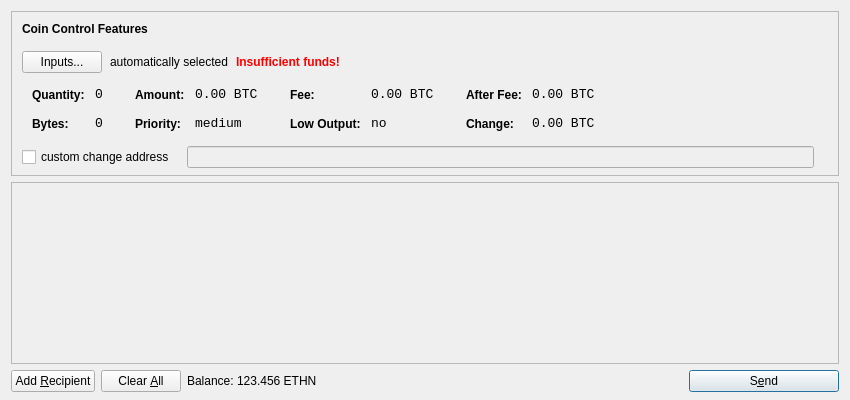
<?xml version="1.0" encoding="UTF-8"?>
<ui version="4.0">
 <class>SendCoinsDialog</class>
 <widget class="QDialog" name="SendCoinsDialog">
  <property name="geometry">
   <rect>
    <x>0</x>
    <y>0</y>
    <width>850</width>
    <height>400</height>
   </rect>
  </property>
  <property name="windowTitle">
   <string>Send Coins</string>
  </property>
  <layout class="QVBoxLayout" name="verticalLayout" stretch="0,1,0">
   <property name="bottomMargin">
    <number>8</number>
   </property>
   <item>
    <widget class="QFrame" name="frameCoinControl">
     <property name="sizePolicy">
      <sizepolicy hsizetype="Expanding" vsizetype="Expanding">
       <horstretch>0</horstretch>
       <verstretch>0</verstretch>
      </sizepolicy>
     </property>
     <property name="maximumSize">
      <size>
       <width>16777215</width>
       <height>16777215</height>
      </size>
     </property>
     <property name="frameShape">
      <enum>QFrame::StyledPanel</enum>
     </property>
     <property name="frameShadow">
      <enum>QFrame::Sunken</enum>
     </property>
     <layout class="QVBoxLayout" name="verticalLayoutCoinControl2">
      <property name="spacing">
       <number>-1</number>
      </property>
      <property name="leftMargin">
       <number>0</number>
      </property>
      <property name="topMargin">
       <number>0</number>
      </property>
      <property name="rightMargin">
       <number>0</number>
      </property>
      <property name="bottomMargin">
       <number>6</number>
      </property>
      <item>
       <layout class="QVBoxLayout" name="verticalLayoutCoinControl" stretch="0,0,0,0,1">
        <property name="spacing">
         <number>0</number>
        </property>
        <property name="leftMargin">
         <number>10</number>
        </property>
        <property name="topMargin">
         <number>10</number>
        </property>
        <item>
         <layout class="QHBoxLayout" name="horizontalLayoutCoinControl1">
          <property name="bottomMargin">
           <number>15</number>
          </property>
          <item>
           <widget class="QLabel" name="labelCoinControlFeatures">
            <property name="sizePolicy">
             <sizepolicy hsizetype="Preferred" vsizetype="Maximum">
              <horstretch>0</horstretch>
              <verstretch>0</verstretch>
             </sizepolicy>
            </property>
            <property name="font">
             <font>
              <weight>75</weight>
              <bold>true</bold>
             </font>
            </property>
            <property name="styleSheet">
             <string notr="true">font-weight:bold;</string>
            </property>
            <property name="text">
             <string>Coin Control Features</string>
            </property>
           </widget>
          </item>
         </layout>
        </item>
        <item>
         <layout class="QHBoxLayout" name="horizontalLayoutCoinControl2" stretch="0,0,0,0">
          <property name="spacing">
           <number>8</number>
          </property>
          <property name="bottomMargin">
           <number>10</number>
          </property>
          <item>
           <widget class="QPushButton" name="pushButtonCoinControl">
            <property name="styleSheet">
             <string notr="true"/>
            </property>
            <property name="text">
             <string>Inputs...</string>
            </property>
           </widget>
          </item>
          <item>
           <widget class="QLabel" name="labelCoinControlAutomaticallySelected">
            <property name="text">
             <string>automatically selected</string>
            </property>
            <property name="margin">
             <number>5</number>
            </property>
           </widget>
          </item>
          <item>
           <widget class="QLabel" name="labelCoinControlInsuffFunds">
            <property name="font">
             <font>
              <weight>75</weight>
              <bold>true</bold>
             </font>
            </property>
            <property name="styleSheet">
             <string notr="true">color:red;font-weight:bold;</string>
            </property>
            <property name="text">
             <string>Insufficient funds!</string>
            </property>
            <property name="margin">
             <number>5</number>
            </property>
           </widget>
          </item>
          <item>
           <spacer name="horizontalSpacerCoinControl">
            <property name="orientation">
             <enum>Qt::Horizontal</enum>
            </property>
            <property name="sizeHint" stdset="0">
             <size>
              <width>40</width>
              <height>1</height>
             </size>
            </property>
           </spacer>
          </item>
         </layout>
        </item>
        <item>
         <widget class="QWidget" name="widgetCoinControl" native="true">
          <property name="sizePolicy">
           <sizepolicy hsizetype="Preferred" vsizetype="Preferred">
            <horstretch>0</horstretch>
            <verstretch>0</verstretch>
           </sizepolicy>
          </property>
          <property name="minimumSize">
           <size>
            <width>0</width>
            <height>0</height>
           </size>
          </property>
          <property name="styleSheet">
           <string notr="true"/>
          </property>
          <layout class="QHBoxLayout" name="horizontalLayoutCoinControl5">
           <property name="margin">
            <number>0</number>
           </property>
           <item>
            <layout class="QHBoxLayout" name="horizontalLayoutCoinControl3" stretch="0,0,0,1">
             <property name="spacing">
              <number>20</number>
             </property>
             <property name="topMargin">
              <number>0</number>
             </property>
             <property name="bottomMargin">
              <number>10</number>
             </property>
             <item>
              <layout class="QFormLayout" name="formLayoutCoinControl1">
               <property name="horizontalSpacing">
                <number>10</number>
               </property>
               <property name="verticalSpacing">
                <number>14</number>
               </property>
               <property name="leftMargin">
                <number>10</number>
               </property>
               <property name="topMargin">
                <number>4</number>
               </property>
               <property name="rightMargin">
                <number>6</number>
               </property>
               <item row="0" column="0">
                <widget class="QLabel" name="labelCoinControlQuantityText">
                 <property name="styleSheet">
                  <string notr="true">font-weight:bold;</string>
                 </property>
                 <property name="text">
                  <string>Quantity:</string>
                 </property>
                 <property name="margin">
                  <number>0</number>
                 </property>
                </widget>
               </item>
               <item row="0" column="1">
                <widget class="QLabel" name="labelCoinControlQuantity">
                 <property name="font">
                  <font>
                   <family>Monospace</family>
                   <pointsize>10</pointsize>
                  </font>
                 </property>
                 <property name="cursor">
                  <cursorShape>IBeamCursor</cursorShape>
                 </property>
                 <property name="contextMenuPolicy">
                  <enum>Qt::ActionsContextMenu</enum>
                 </property>
                 <property name="text">
                  <string notr="true">0</string>
                 </property>
                 <property name="margin">
                  <number>0</number>
                 </property>
                 <property name="textInteractionFlags">
                  <set>Qt::LinksAccessibleByMouse|Qt::TextSelectableByKeyboard|Qt::TextSelectableByMouse</set>
                 </property>
                </widget>
               </item>
               <item row="1" column="0">
                <widget class="QLabel" name="labelCoinControlBytesText">
                 <property name="styleSheet">
                  <string notr="true">font-weight:bold;</string>
                 </property>
                 <property name="text">
                  <string>Bytes:</string>
                 </property>
                </widget>
               </item>
               <item row="1" column="1">
                <widget class="QLabel" name="labelCoinControlBytes">
                 <property name="font">
                  <font>
                   <family>Monospace</family>
                   <pointsize>10</pointsize>
                  </font>
                 </property>
                 <property name="cursor">
                  <cursorShape>IBeamCursor</cursorShape>
                 </property>
                 <property name="contextMenuPolicy">
                  <enum>Qt::ActionsContextMenu</enum>
                 </property>
                 <property name="text">
                  <string notr="true">0</string>
                 </property>
                 <property name="textInteractionFlags">
                  <set>Qt::LinksAccessibleByMouse|Qt::TextSelectableByKeyboard|Qt::TextSelectableByMouse</set>
                 </property>
                </widget>
               </item>
              </layout>
             </item>
             <item>
              <layout class="QFormLayout" name="formLayoutCoinControl2">
               <property name="horizontalSpacing">
                <number>10</number>
               </property>
               <property name="verticalSpacing">
                <number>14</number>
               </property>
               <property name="leftMargin">
                <number>6</number>
               </property>
               <property name="topMargin">
                <number>4</number>
               </property>
               <property name="rightMargin">
                <number>6</number>
               </property>
               <item row="0" column="0">
                <widget class="QLabel" name="labelCoinControlAmountText">
                 <property name="styleSheet">
                  <string notr="true">font-weight:bold;</string>
                 </property>
                 <property name="text">
                  <string>Amount:</string>
                 </property>
                 <property name="margin">
                  <number>0</number>
                 </property>
                </widget>
               </item>
               <item row="0" column="1">
                <widget class="QLabel" name="labelCoinControlAmount">
                 <property name="font">
                  <font>
                   <family>Monospace</family>
                   <pointsize>10</pointsize>
                  </font>
                 </property>
                 <property name="cursor">
                  <cursorShape>IBeamCursor</cursorShape>
                 </property>
                 <property name="contextMenuPolicy">
                  <enum>Qt::ActionsContextMenu</enum>
                 </property>
                 <property name="text">
                  <string notr="true">0.00 BTC</string>
                 </property>
                 <property name="textInteractionFlags">
                  <set>Qt::LinksAccessibleByMouse|Qt::TextSelectableByKeyboard|Qt::TextSelectableByMouse</set>
                 </property>
                </widget>
               </item>
               <item row="1" column="0">
                <widget class="QLabel" name="labelCoinControlPriorityText">
                 <property name="styleSheet">
                  <string notr="true">font-weight:bold;</string>
                 </property>
                 <property name="text">
                  <string>Priority:</string>
                 </property>
                </widget>
               </item>
               <item row="1" column="1">
                <widget class="QLabel" name="labelCoinControlPriority">
                 <property name="font">
                  <font>
                   <family>Monospace</family>
                   <pointsize>10</pointsize>
                  </font>
                 </property>
                 <property name="cursor">
                  <cursorShape>IBeamCursor</cursorShape>
                 </property>
                 <property name="contextMenuPolicy">
                  <enum>Qt::ActionsContextMenu</enum>
                 </property>
                 <property name="text">
                  <string>medium</string>
                 </property>
                 <property name="textInteractionFlags">
                  <set>Qt::LinksAccessibleByMouse|Qt::TextSelectableByKeyboard|Qt::TextSelectableByMouse</set>
                 </property>
                </widget>
               </item>
              </layout>
             </item>
             <item>
              <layout class="QFormLayout" name="formLayoutCoinControl3">
               <property name="horizontalSpacing">
                <number>10</number>
               </property>
               <property name="verticalSpacing">
                <number>14</number>
               </property>
               <property name="leftMargin">
                <number>6</number>
               </property>
               <property name="topMargin">
                <number>4</number>
               </property>
               <property name="rightMargin">
                <number>6</number>
               </property>
               <item row="0" column="0">
                <widget class="QLabel" name="labelCoinControlFeeText">
                 <property name="styleSheet">
                  <string notr="true">font-weight:bold;</string>
                 </property>
                 <property name="text">
                  <string>Fee:</string>
                 </property>
                 <property name="margin">
                  <number>0</number>
                 </property>
                </widget>
               </item>
               <item row="0" column="1">
                <widget class="QLabel" name="labelCoinControlFee">
                 <property name="font">
                  <font>
                   <family>Monospace</family>
                   <pointsize>10</pointsize>
                  </font>
                 </property>
                 <property name="cursor">
                  <cursorShape>IBeamCursor</cursorShape>
                 </property>
                 <property name="contextMenuPolicy">
                  <enum>Qt::ActionsContextMenu</enum>
                 </property>
                 <property name="text">
                  <string notr="true">0.00 BTC</string>
                 </property>
                 <property name="textInteractionFlags">
                  <set>Qt::LinksAccessibleByMouse|Qt::TextSelectableByKeyboard|Qt::TextSelectableByMouse</set>
                 </property>
                </widget>
               </item>
               <item row="1" column="0">
                <widget class="QLabel" name="labelCoinControlLowOutputText">
                 <property name="styleSheet">
                  <string notr="true">font-weight:bold;</string>
                 </property>
                 <property name="text">
                  <string>Low Output:</string>
                 </property>
                </widget>
               </item>
               <item row="1" column="1">
                <widget class="QLabel" name="labelCoinControlLowOutput">
                 <property name="font">
                  <font>
                   <family>Monospace</family>
                   <pointsize>10</pointsize>
                  </font>
                 </property>
                 <property name="cursor">
                  <cursorShape>IBeamCursor</cursorShape>
                 </property>
                 <property name="contextMenuPolicy">
                  <enum>Qt::ActionsContextMenu</enum>
                 </property>
                 <property name="text">
                  <string>no</string>
                 </property>
                 <property name="textInteractionFlags">
                  <set>Qt::LinksAccessibleByMouse|Qt::TextSelectableByKeyboard|Qt::TextSelectableByMouse</set>
                 </property>
                </widget>
               </item>
              </layout>
             </item>
             <item>
              <layout class="QFormLayout" name="formLayoutCoinControl4">
               <property name="horizontalSpacing">
                <number>10</number>
               </property>
               <property name="verticalSpacing">
                <number>14</number>
               </property>
               <property name="leftMargin">
                <number>6</number>
               </property>
               <property name="topMargin">
                <number>4</number>
               </property>
               <property name="rightMargin">
                <number>6</number>
               </property>
               <item row="0" column="0">
                <widget class="QLabel" name="labelCoinControlAfterFeeText">
                 <property name="styleSheet">
                  <string notr="true">font-weight:bold;</string>
                 </property>
                 <property name="text">
                  <string>After Fee:</string>
                 </property>
                 <property name="margin">
                  <number>0</number>
                 </property>
                </widget>
               </item>
               <item row="0" column="1">
                <widget class="QLabel" name="labelCoinControlAfterFee">
                 <property name="font">
                  <font>
                   <family>Monospace</family>
                   <pointsize>10</pointsize>
                  </font>
                 </property>
                 <property name="cursor">
                  <cursorShape>IBeamCursor</cursorShape>
                 </property>
                 <property name="contextMenuPolicy">
                  <enum>Qt::ActionsContextMenu</enum>
                 </property>
                 <property name="text">
                  <string notr="true">0.00 BTC</string>
                 </property>
                 <property name="textInteractionFlags">
                  <set>Qt::LinksAccessibleByMouse|Qt::TextSelectableByKeyboard|Qt::TextSelectableByMouse</set>
                 </property>
                </widget>
               </item>
               <item row="1" column="0">
                <widget class="QLabel" name="labelCoinControlChangeText">
                 <property name="styleSheet">
                  <string notr="true">font-weight:bold;</string>
                 </property>
                 <property name="text">
                  <string>Change:</string>
                 </property>
                </widget>
               </item>
               <item row="1" column="1">
                <widget class="QLabel" name="labelCoinControlChange">
                 <property name="font">
                  <font>
                   <family>Monospace</family>
                   <pointsize>10</pointsize>
                  </font>
                 </property>
                 <property name="cursor">
                  <cursorShape>IBeamCursor</cursorShape>
                 </property>
                 <property name="contextMenuPolicy">
                  <enum>Qt::ActionsContextMenu</enum>
                 </property>
                 <property name="text">
                  <string notr="true">0.00 BTC</string>
                 </property>
                 <property name="textInteractionFlags">
                  <set>Qt::LinksAccessibleByMouse|Qt::TextSelectableByKeyboard|Qt::TextSelectableByMouse</set>
                 </property>
                </widget>
               </item>
              </layout>
             </item>
            </layout>
           </item>
          </layout>
         </widget>
        </item>
        <item>
         <layout class="QHBoxLayout" name="horizontalLayoutCoinControl4" stretch="0,0,0">
          <property name="spacing">
           <number>12</number>
          </property>
          <property name="sizeConstraint">
           <enum>QLayout::SetDefaultConstraint</enum>
          </property>
          <property name="topMargin">
           <number>5</number>
          </property>
          <property name="rightMargin">
           <number>5</number>
          </property>
          <item>
           <widget class="QCheckBox" name="checkBoxCoinControlChange">
            <property name="text">
             <string>custom change address</string>
            </property>
           </widget>
          </item>
          <item>
           <widget class="QLineEdit" name="lineEditCoinControlChange">
            <property name="enabled">
             <bool>false</bool>
            </property>
            <property name="sizePolicy">
             <sizepolicy hsizetype="Expanding" vsizetype="Fixed">
              <horstretch>0</horstretch>
              <verstretch>0</verstretch>
             </sizepolicy>
            </property>
           </widget>
          </item>
          <item>
           <widget class="QLabel" name="labelCoinControlChangeLabel">
            <property name="sizePolicy">
             <sizepolicy hsizetype="Preferred" vsizetype="Expanding">
              <horstretch>0</horstretch>
              <verstretch>0</verstretch>
             </sizepolicy>
            </property>
            <property name="minimumSize">
             <size>
              <width>0</width>
              <height>0</height>
             </size>
            </property>
            <property name="text">
             <string/>
            </property>
            <property name="margin">
             <number>3</number>
            </property>
           </widget>
          </item>
         </layout>
        </item>
        <item>
         <spacer name="verticalSpacerCoinControl">
          <property name="orientation">
           <enum>Qt::Vertical</enum>
          </property>
          <property name="sizeHint" stdset="0">
           <size>
            <width>800</width>
            <height>1</height>
           </size>
          </property>
         </spacer>
        </item>
       </layout>
      </item>
     </layout>
    </widget>
   </item>
   <item>
    <widget class="QScrollArea" name="scrollArea">
     <property name="widgetResizable">
      <bool>true</bool>
     </property>
     <widget class="QWidget" name="scrollAreaWidgetContents">
      <property name="geometry">
       <rect>
        <x>0</x>
        <y>0</y>
        <width>830</width>
        <height>165</height>
       </rect>
      </property>
      <layout class="QVBoxLayout" name="verticalLayout_2">
       <property name="margin">
        <number>0</number>
       </property>
       <item>
        <layout class="QVBoxLayout" name="entries">
         <property name="spacing">
          <number>6</number>
         </property>
        </layout>
       </item>
       <item>
        <spacer name="verticalSpacer">
         <property name="orientation">
          <enum>Qt::Vertical</enum>
         </property>
         <property name="sizeHint" stdset="0">
          <size>
           <width>20</width>
           <height>40</height>
          </size>
         </property>
        </spacer>
       </item>
      </layout>
     </widget>
    </widget>
   </item>
   <item>
    <layout class="QHBoxLayout" name="horizontalLayout">
     <item>
      <widget class="QPushButton" name="addButton">
       <property name="toolTip">
        <string>Send to multiple recipients at once</string>
       </property>
       <property name="text">
        <string>Add &amp;Recipient</string>
       </property>
       <property name="icon">
        <iconset resource="../bitcoin.qrc">
         <normaloff>:/icons/add</normaloff>:/icons/add</iconset>
       </property>
       <property name="autoDefault">
        <bool>false</bool>
       </property>
      </widget>
     </item>
     <item>
      <widget class="QPushButton" name="clearButton">
       <property name="sizePolicy">
        <sizepolicy hsizetype="Minimum" vsizetype="Fixed">
         <horstretch>0</horstretch>
         <verstretch>0</verstretch>
        </sizepolicy>
       </property>
       <property name="toolTip">
        <string>Remove all transaction fields</string>
       </property>
       <property name="text">
        <string>Clear &amp;All</string>
       </property>
       <property name="icon">
        <iconset resource="../bitcoin.qrc">
         <normaloff>:/icons/remove</normaloff>:/icons/remove</iconset>
       </property>
       <property name="autoRepeatDelay">
        <number>300</number>
       </property>
       <property name="autoDefault">
        <bool>false</bool>
       </property>
      </widget>
     </item>
     <item>
      <layout class="QHBoxLayout" name="horizontalLayout_2">
       <property name="spacing">
        <number>3</number>
       </property>
       <item>
        <widget class="QLabel" name="label">
         <property name="text">
          <string>Balance:</string>
         </property>
        </widget>
       </item>
       <item>
        <widget class="QLabel" name="labelBalance">
         <property name="cursor">
          <cursorShape>IBeamCursor</cursorShape>
         </property>
         <property name="text">
          <string>123.456 ETHN</string>
         </property>
         <property name="textInteractionFlags">
          <set>Qt::LinksAccessibleByMouse|Qt::TextSelectableByKeyboard|Qt::TextSelectableByMouse</set>
         </property>
        </widget>
       </item>
      </layout>
     </item>
     <item>
      <spacer name="horizontalSpacer">
       <property name="orientation">
        <enum>Qt::Horizontal</enum>
       </property>
       <property name="sizeHint" stdset="0">
        <size>
         <width>40</width>
         <height>20</height>
        </size>
       </property>
      </spacer>
     </item>
     <item>
      <widget class="QPushButton" name="sendButton">
       <property name="minimumSize">
        <size>
         <width>150</width>
         <height>0</height>
        </size>
       </property>
       <property name="toolTip">
        <string>Confirm the send action</string>
       </property>
       <property name="text">
        <string>S&amp;end</string>
       </property>
       <property name="icon">
        <iconset resource="../bitcoin.qrc">
         <normaloff>:/icons/send</normaloff>:/icons/send</iconset>
       </property>
       <property name="default">
        <bool>true</bool>
       </property>
      </widget>
     </item>
    </layout>
   </item>
  </layout>
 </widget>
 <resources>
  <include location="../bitcoin.qrc"/>
 </resources>
 <connections/>
</ui>
